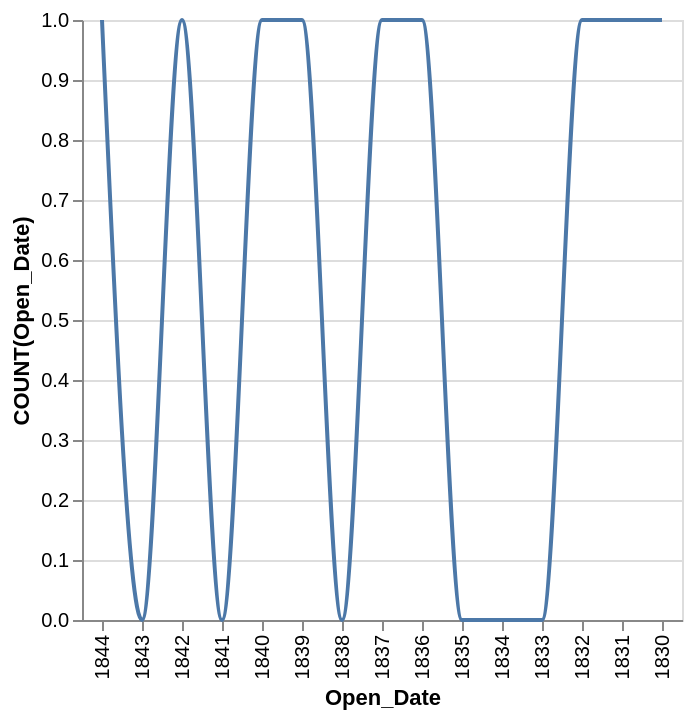

Source (Vega-Lite JSON):
### Vega-Lite specification from a JSON file in a GitHub repository (floating-point values rounded to 4 significant figures)
{"data": {"values": [{"x_data": "1844", "y_data": 1}, {"x_data": "1843", "y_data": 0}, {"x_data": "1842", "y_data": 1}, {"x_data": "1841", "y_data": 0}, {"x_data": "1840", "y_data": 1}, {"x_data": "1839", "y_data": 1}, {"x_data": "1838", "y_data": 0}, {"x_data": "1837", "y_data": 1}, {"x_data": "1836", "y_data": 1}, {"x_data": "1835", "y_data": 0}, {"x_data": "1834", "y_data": 0}, {"x_data": "1833", "y_data": 0}, {"x_data": "1832", "y_data": 1}, {"x_data": "1831", "y_data": 1}, {"x_data": "1830", "y_data": 1}]}, "mark": {"type": "line", "interpolate": "monotone"}, "encoding": {"x": {"field": "x_data", "type": "nominal", "title": "Open_Date", "sort": "descending"}, "y": {"field": "y_data", "type": "quantitative", "title": "COUNT(Open_Date)"}}}
